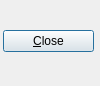
<?xml version="1.0" encoding="UTF-8"?>
<ui version="4.0">
 <class>QRCodeDialog</class>
 <widget class="QDialog" name="QRCodeDialog">
  <property name="windowModality">
   <enum>Qt::WindowModal</enum>
  </property>
  <property name="geometry">
   <rect>
    <x>0</x>
    <y>0</y>
    <width>100</width>
    <height>86</height>
   </rect>
  </property>
  <property name="sizePolicy">
   <sizepolicy hsizetype="Expanding" vsizetype="Expanding">
    <horstretch>0</horstretch>
    <verstretch>0</verstretch>
   </sizepolicy>
  </property>
  <property name="windowTitle">
   <string>QR Code</string>
  </property>
  <layout class="QGridLayout" name="gridLayout">
   <property name="leftMargin">
    <number>3</number>
   </property>
   <property name="topMargin">
    <number>3</number>
   </property>
   <property name="rightMargin">
    <number>6</number>
   </property>
   <property name="bottomMargin">
    <number>6</number>
   </property>
   <item row="1" column="0">
    <widget class="QPushButton" name="closeButton">
     <property name="text">
      <string>&amp;Close</string>
     </property>
     <property name="shortcut">
      <string>Alt+C</string>
     </property>
    </widget>
   </item>
   <item row="0" column="0">
    <layout class="QVBoxLayout" name="verticalLayout">
     <property name="spacing">
      <number>6</number>
     </property>
     <property name="sizeConstraint">
      <enum>QLayout::SetFixedSize</enum>
     </property>
    </layout>
   </item>
  </layout>
 </widget>
 <resources/>
 <connections/>
</ui>
